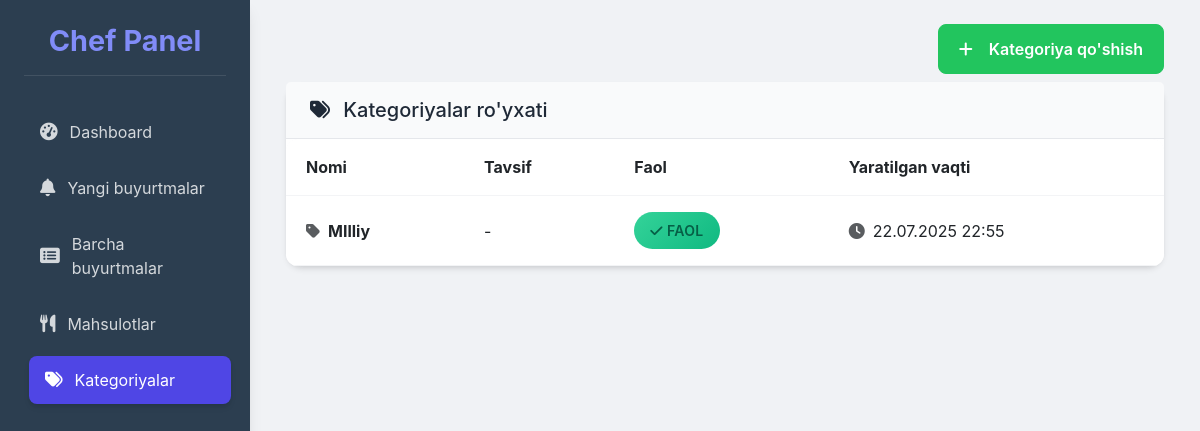
Page /categories/ on the committed database.
### chef_panel/models.py (models this page shows, shortened)
class Category(models.Model):
    name = models.CharField(max_length=100, verbose_name="Kategoriya nomi")
    description = models.TextField(blank=True, verbose_name="Tavsif")
    created_at = models.DateTimeField(auto_now_add=True)
    is_active = models.BooleanField(default=True, verbose_name="Faol")
    class Meta:
        verbose_name = "Kategoriya"
        verbose_name_plural = "Kategoriyalar"
        ordering = ['name']

### chef_panel/views.py (the view)
# urls.py: path('categories/', views.category_list, name='category_list'),
def category_list(request):
  categories = Category.objects.all().order_by('name')
  context = {'categories': categories}
  return render(request, 'chef_panel/category_list.html', context)

### templates/chef_panel/category_list.html (shortened to what this page needs)
{% extends 'base.html' %}
{% block content %}
<div class="d-flex justify-content-end mb-2">
    <a href="{% url 'chef_panel:add_category' %}" class="btn btn-success">
        <i class="fas fa-plus me-2"></i>Kategoriya qo'shish
    </a>
</div>
{% if categories %}
    <div class="card">
        <div class="card-header">
            <h5 class="mb-0">
                <i class="fas fa-tags me-2"></i>
                Kategoriyalar ro'yxati
            </h5>
        </div>
        <div class="card-body p-0">
            <div class="table-responsive">
                <table class="table mb-0">
                    <thead>
                        <tr>
                            <th>Nomi</th>
                            <th>Tavsif</th>
                            <th>Faol</th>
                            <th>Yaratilgan vaqti</th>
                        </tr>
                    </thead>
                    <tbody>
                        {% for category in categories %}
                        <tr>
                            <td>
                                <div class="d-flex align-items-center">
                                    <i class="fas fa-tag me-2 text-muted"></i>
                                    <strong>{{ category.name }}</strong>
                                </div>
                            </td>
                            <td>{{ category.description|default:"-" }}</td>
                            <td>
                                {% if category.is_active %}
                                    <span class="status-badge bg-success">
                                        <i class="fas fa-check me-1"></i>Faol
                                    </span>
                                {% else %}
                                    <span class="status-badge bg-danger">
                                        <i class="fas fa-times me-1"></i>Nofaol
                                    </span>
                                {% endif %}
                            </td>
                            <td>
                                <div class="d-flex align-items-center">
                                    <i class="fas fa-clock me-2 text-muted"></i>
                                    {{ category.created_at|date:"d.m.Y H:i" }}
                                </div>
                            </td>
                        </tr>
                        {% endfor %}
                    </tbody>
                </table>
            </div>
        </div>
    </div>
{% endif %}
{% endblock %}

### templates/base.html (style rules this page uses)
:root { --primary-color: #4f46e5; --primary-light: #818cf8; --secondary-color: #10b981; --accent-color: #f59e0b; --danger-color: #ef4444; --success-color: #22c55e; --warning-color: #f59e0b; --bg-primary: #ffffff; --bg-secondary: #f9fafb; --bg-tertiary: #f3f4f6; --text-primary: #1f2937; --text-secondary: #4b5563; --border-color: #e5e7eb; --border-light: #f3f4f6; --radius-sm: 0.25rem; --radius-md: 0.5rem; --radius-lg: 0.75rem; --radius-xl: 1rem; --radius-full: 9999px; --shadow-sm: 0 1px 2px 0 rgba(0, 0, 0, 0.05); --shadow-md: 0 4px 6px -1px rgba(0, 0, 0, 0.1), 0 2px 4px -1px rgba(0, 0, 0, 0.06); --shadow-lg: 0 10px 15px -3px rgba(0, 0, 0, 0.1), 0 4px 6px -2px rgba(0, 0, 0, 0.05); --shadow-xl: 0 20px 25px -5px rgba(0, 0, 0, 0.1), 0 10px 10px -5px rgba(0, 0, 0, 0.04); --transition-normal: all 0.2s ease-in-out; }
body { font-family: 'Inter', sans-serif; background-color: #f0f2f5; color: var(--text-primary); min-height: 100vh; display: flex; flex-direction: column; }
.card { border: none; border-radius: var(--radius-xl); box-shadow: var(--shadow-md); background-color: var(--bg-primary); margin-bottom: 1.5rem; }
.card-header { background-color: var(--bg-secondary); border-bottom: 1px solid var(--border-color); border-top-left-radius: var(--radius-xl); border-top-right-radius: var(--radius-xl); font-weight: 600; color: var(--text-primary); padding: 1rem 1.5rem; font-size: 1.1rem; }
.card-body { padding: 1.5rem; }
.btn { border-radius: var(--radius-md); font-weight: 600; padding: 0.75rem 1.25rem; transition: var(--transition-normal); display: inline-flex; align-items: center; justify-content: center; gap: 0.5rem; }
.btn-success { background-color: var(--success-color); border-color: var(--success-color); }
.table { background-color: var(--bg-primary); border-radius: var(--radius-lg); overflow: hidden; }
.table thead { background-color: var(--bg-secondary); }
.table th, .table td { padding: 1rem 1.25rem; vertical-align: middle; border-color: var(--border-light); }
.status-badge { padding: 0.5rem 1rem; border-radius: var(--radius-full); font-size: 0.875rem; font-weight: 600; display: inline-flex; align-items: center; text-transform: uppercase; letter-spacing: 0.025em; }
.status-badge.bg-success { background: linear-gradient(135deg, #34d399 0%, #10b981 100%); color: #065f46; }

### rows in the picture
Category: name "MIlliy", description "-", is_active True (drawn), created_at "22.07.2025 22:55"
